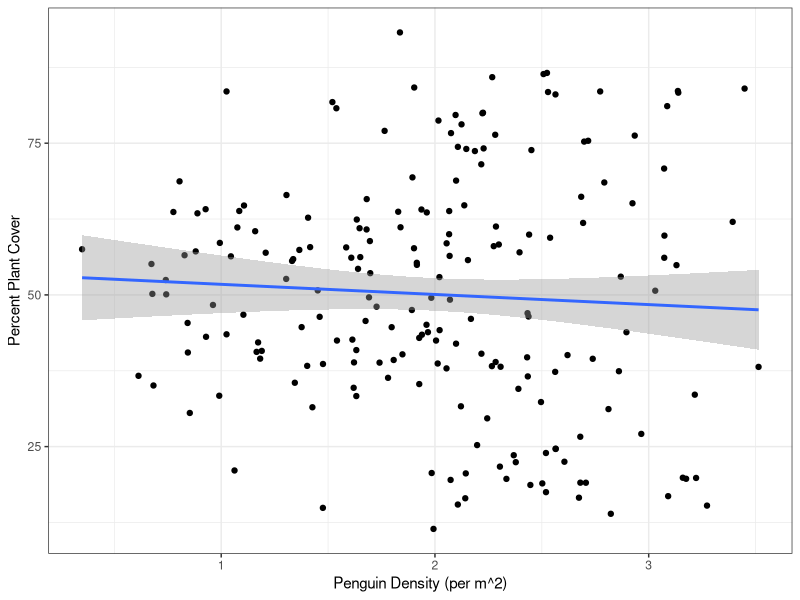
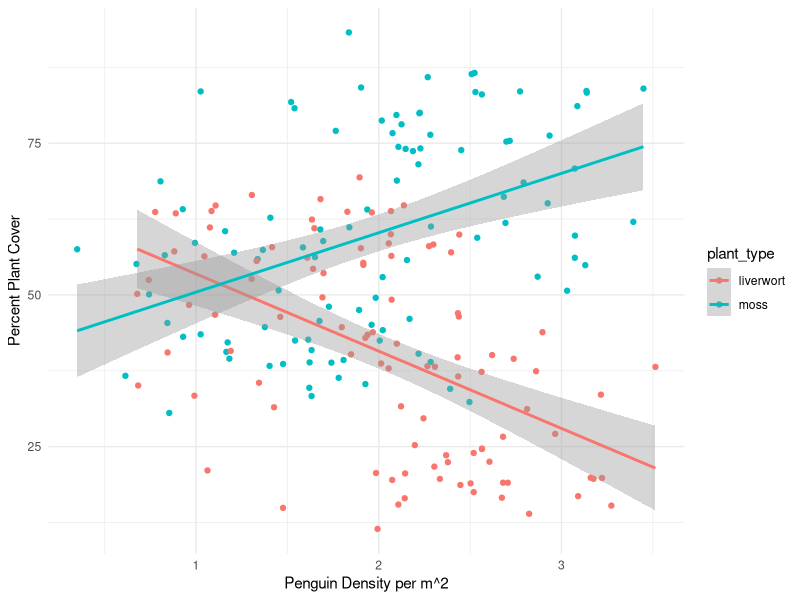

Here is the R script that generated these plots, in order:
## ---- chunk 1
knitr::opts_chunk$set(echo = TRUE)
## ---- chunk 2
library(tidyverse)
## ---- chunk 3
plants <- read_csv("../data/nonvascular_plants.csv")
## ---- chunk 4
head(plants)
tail(plants)
## ---- chunk 5
ggplot(plants, aes(penguin_density_m2, percent_plant_cover)) +
  geom_point() +
  geom_smooth(method = "lm") +
  labs(x = "Penguin Density (per m^2)",
       y = "Percent Plant Cover") +
  theme_bw()
## ---- chunk 6
r <- cor(plants$penguin_density_m2, plants$percent_plant_cover)
r
## ---- chunk 7
r^2 * 100
## ---- chunk 8
summary(lm(data = plants, percent_plant_cover ~ penguin_density_m2))
## ---- chunk 9
ggplot(plants, aes(penguin_density_m2, percent_plant_cover, color = plant_type)) +
  geom_point() +
  geom_smooth(method = "lm") +
  labs(x = "Penguin Density per m^2",
       y = "Percent Plant Cover") +
  theme_minimal()
## ---- chunk 10
summary(lm(data = plants, percent_plant_cover ~ penguin_density_m2 * plant_type))
